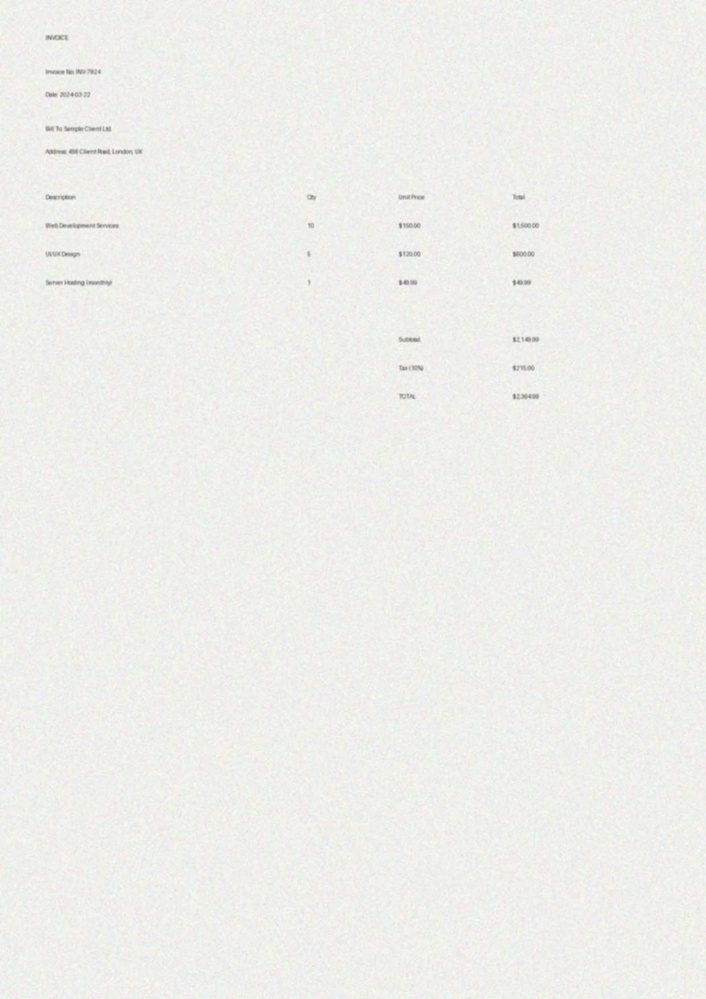
#> input picture invoice data extractor/invoice data extractor/datasets/invoices/real_invoice_006.jpg, 706 x 999 px, shrunk from 1240 x 1754 before the run
$ python -i preprocessing.py   (imports and definitions only)
#> lines starting #> are read from the running program, lines starting #| are printed output that depends on the picture; after the words box and inside, x2 and y2 are one past the last pixel; in counts of white or black regions, pixels touching at a corner belong together
#> further down, picture is the input picture: PIL image 706x999 RGB; mean R, G, B 238.7, 238.9, 235
import logging

import cv2
import numpy as np
from PIL import Image

logger = logging.getLogger(__name__)

_SKEW_THRESHOLD = 0.5  # degrees


def deskew(image: np.ndarray) -> np.ndarray:
    """
    Detects skew angle using Hough transform.
    Rotates image to correct skew.
    Only apply if angle > 0.5 degrees.
    """
    coords = np.column_stack(np.where(image > 0))
    if coords.size == 0:
        return image

    angle = cv2.minAreaRect(coords)[-1]

    if angle < -45:
        angle = 90 + angle

    if abs(angle) < _SKEW_THRESHOLD:
        return image

    (h, w) = image.shape[:2]
    center = (w // 2, h // 2)
    rotation_matrix = cv2.getRotationMatrix2D(center, angle, 1.0)
    rotated = cv2.warpAffine(
        image,
        rotation_matrix,
        (w, h),
        flags=cv2.INTER_CUBIC,
        borderMode=cv2.BORDER_REPLICATE,
    )
    return rotated


def _sharpen(image: np.ndarray) -> np.ndarray:
    """Applies an unsharp mask sharpen filter."""
    kernel = np.array([[0, -1, 0], [-1, 5, -1], [0, -1, 0]], dtype=np.float32)
    return cv2.filter2D(image, -1, kernel)


def preprocess_image(image, apply_sharpen: bool = False) -> np.ndarray:
    """
    Accepts PIL Image or np.ndarray.
    Returns: preprocessed np.ndarray (grayscale, thresholded)

    Pipeline (in order):
    1. Convert to grayscale
    2. Gaussian blur (3x3)
    3. Otsu thresholding
    4. Deskew (if tilt > 0.5 degrees)
    5. Sharpen (optional, only if apply_sharpen=True)
    """
#> called with apply_sharpen = False
    if isinstance(image, Image.Image):
        arr = np.array(image.convert("RGB"))
        bgr = cv2.cvtColor(arr, cv2.COLOR_RGB2BGR)
    elif isinstance(image, np.ndarray):
        bgr = image
    else:
        raise TypeError("Expected PIL Image or np.ndarray")

    # Step 1 — Grayscale
    if len(bgr.shape) == 3:
        gray = cv2.cvtColor(bgr, cv2.COLOR_BGR2GRAY)
    else:
        gray = bgr

    # Step 2 — Gaussian blur
    blurred = cv2.GaussianBlur(gray, (3, 3), 0)

    # Step 3 — Otsu thresholding
    _, thresh = cv2.threshold(blurred, 0, 255, cv2.THRESH_BINARY + cv2.THRESH_OTSU)
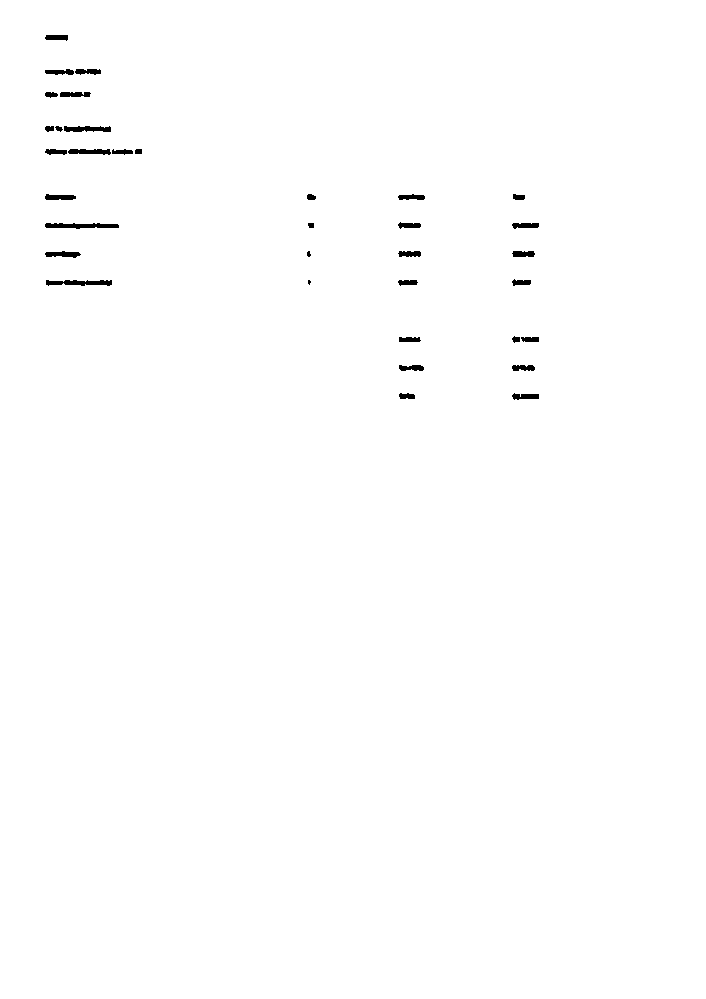
#> thresh: shape (999, 706); 99.5% white; 35 black regions (2 under 20 px), largest, box (x1, y1, x2, y2) and area: (45, 223, 119, 229) 315, (46, 280, 112, 286) 286, (64, 126, 111, 132) 221

    # Step 4 — Deskew
    try:
        deskewed = deskew(thresh)
#> in deskew, `coords = np.column_stack(np.where(image > 0))`: coords = 701511 pairs, first value 0 to 998, second value 0 to 705
#> in deskew, `angle = cv2.minAreaRect(coords)[-1]`: angle = -90
#> in deskew, `angle = 90 + angle`: angle = 0
    except Exception as exc:
        logger.warning("Deskew failed, skipping: %s", exc)
        deskewed = thresh

    # Step 5 — Optional sharpen
    if apply_sharpen:
        try:
            deskewed = _sharpen(deskewed)
        except Exception as exc:
            logger.warning("Sharpen failed, skipping: %s", exc)

    return deskewed

>>> from PIL import Image
>>> picture = Image.open('../../invoice data extractor/invoice data extractor/datasets/invoices/real_invoice_006.jpg')
>>> result = preprocess_image(picture)

$ run again, on invoice data extractor/invoice data extractor/datasets/invoices/real_invoice_008.png
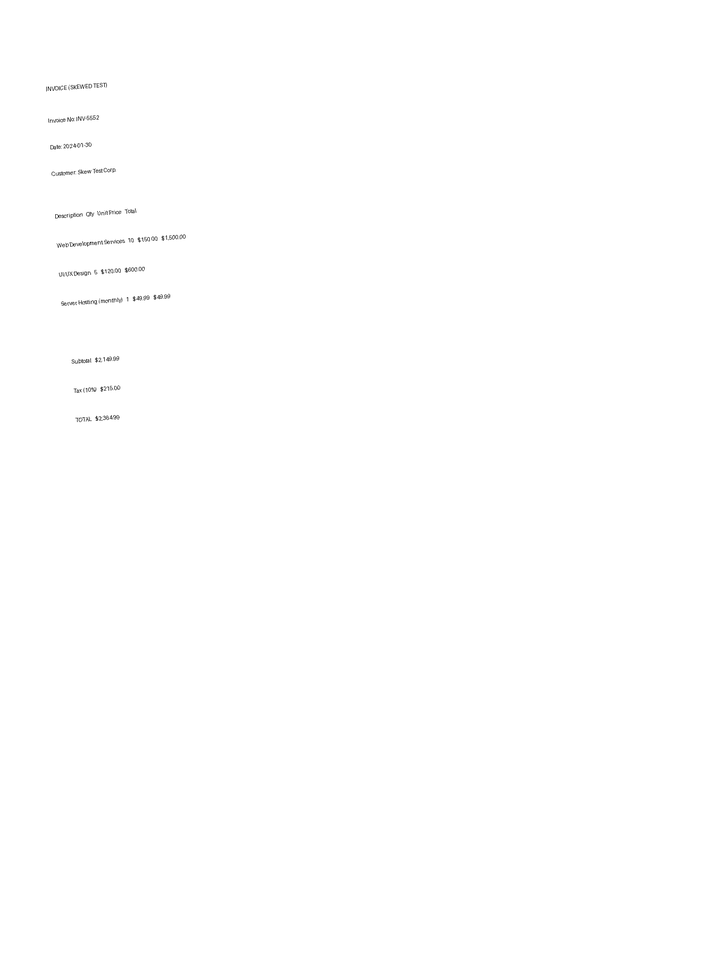
#> input picture invoice data extractor/invoice data extractor/datasets/invoices/real_invoice_008.png, 723 x 977 px, shrunk from 1360 x 1838 before the run
#> picture is the input picture: PIL image 723x977 RGB; min 21, max 255, mean 254.7
#> in preprocess_image, `_, thresh = cv2.threshold(blurred, 0, 255, cv2.THRESH_BINARY + cv2.THR..`:
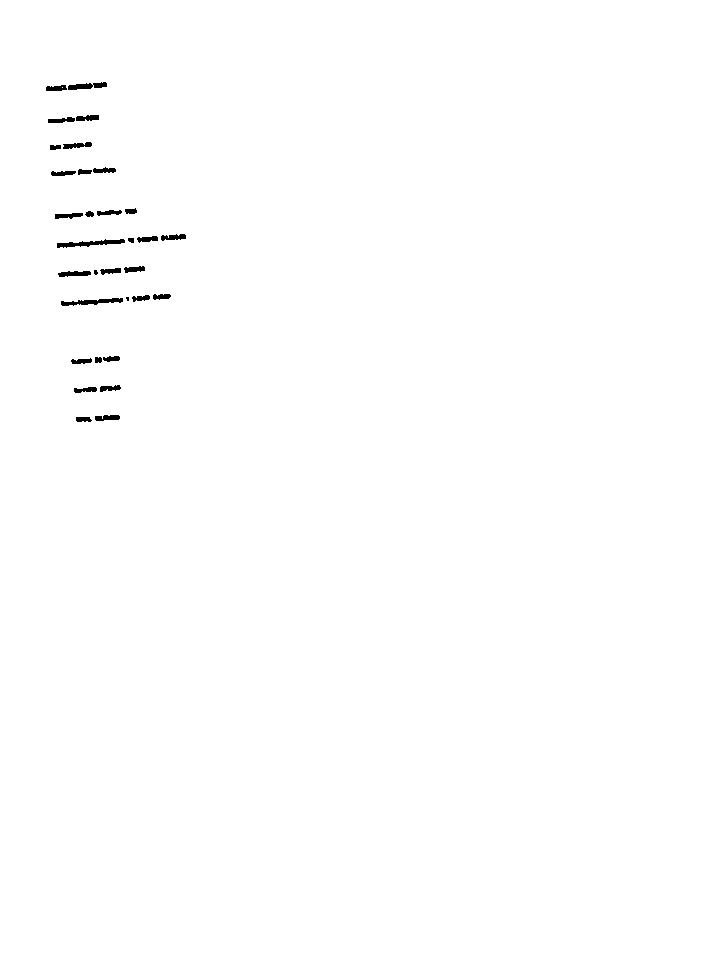
#> thresh: shape (977, 723); 99.6% white; 32 black regions (2 under 20 px), largest, box (x1, y1, x2, y2) and area: (57, 239, 125, 248) 281, (61, 298, 123, 306) 250, (68, 82, 107, 90) 190
#> coords = 703253 pairs, first value 0 to 976, second value 0 to 722
#> in deskew, `angle = cv2.minAreaRect(coords)[-1]`: angle = -90
#> in deskew, `angle = 90 + angle`: angle = 0

$ run again, on invoice data extractor/invoice data extractor/datasets/invoices/real_invoice_009.png
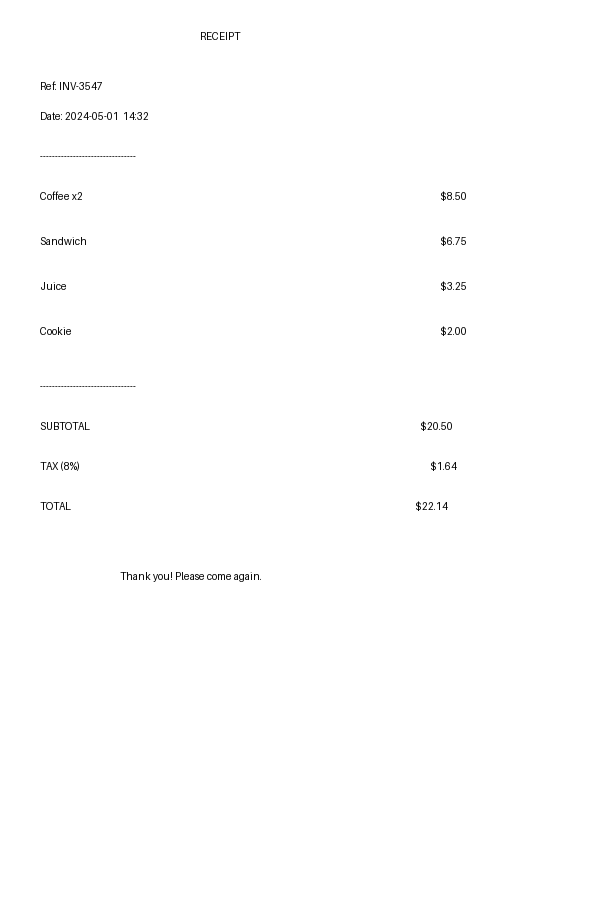
#> input picture invoice data extractor/invoice data extractor/datasets/invoices/real_invoice_009.png, 600 x 900 px
#> picture is the input picture: PIL image 600x900 RGB; min 1, max 255, mean 254.1
#> in preprocess_image, `_, thresh = cv2.threshold(blurred, 0, 255, cv2.THRESH_BINARY + cv2.THR..`:
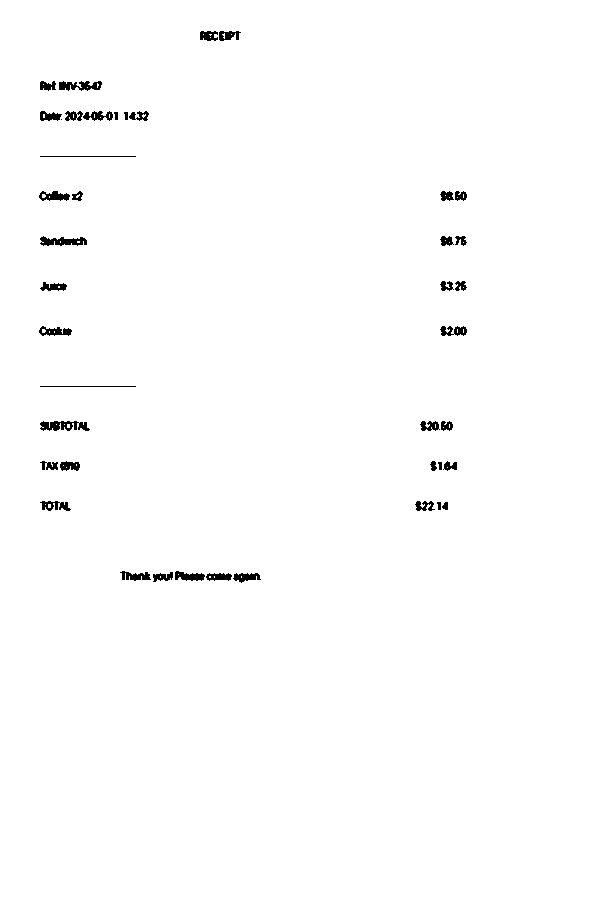
#> thresh: shape (900, 600); 99% white; 42 black regions (1 under 20 px), largest, box (x1, y1, x2, y2) and area: (40, 421, 90, 431) 330, (40, 236, 87, 246) 293, (59, 81, 102, 91) 275
#> coords = 534802 pairs, first value 0 to 899, second value 0 to 599
#> in deskew, `angle = cv2.minAreaRect(coords)[-1]`: angle = -90
#> in deskew, `angle = 90 + angle`: angle = 0
